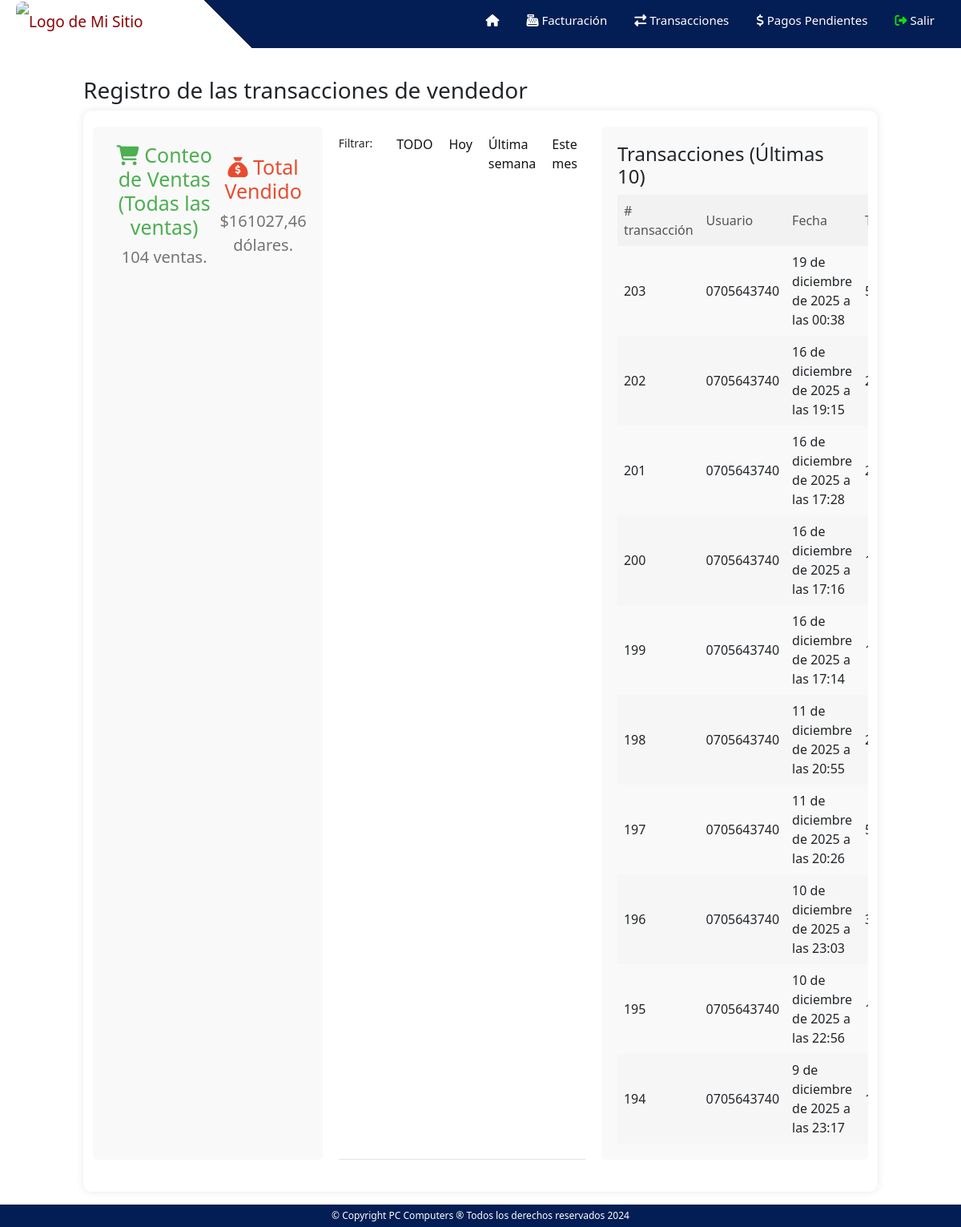
Page /ventas/transacciones (signed in) on the committed database.
### ventas/models.py (models this page shows, shortened)
class Registro(models.Model):
    usuario = models.ForeignKey(User, on_delete=models.SET_NULL, null=True)  # Relaciona con el modelo User de Django
    fecha_hora = models.DateTimeField()  # Guarda la fecha y hora automáticamente al crear el registro
    total_vendido = models.DecimalField(max_digits=10, decimal_places=2)  # Campo para el total vendido en decimal
    total_descuento = models.DecimalField(max_digits=10, decimal_places=2,null=True)  # Campo para el total de descuento en decimal
    numero_factura = models.CharField(max_length=100,null=True)  # Campo para el número de factura
    vendedor_id = models.IntegerField()  # Campo para el ID del vendedor
    tipo_venta = models.CharField(max_length=100,null=True)
    tipo_pago = models.CharField(max_length=100,null=True)
    deuda = models.CharField(max_length=10, default='no')
    adelanto = models.DecimalField(max_digits=10, decimal_places=2,null=True)

### ventas/decorators.py (the view)
    def wrapped_view(request, *args, **kwargs):
        if request.user.is_authenticated and request.user.groups.filter(name='Vendedores').exists():
            return view_func(request, *args, **kwargs)
        else:
            return redirect('/')

### templates/ventas_operador.html (shortened to what this page needs)
{% extends "ventas.html" %}
{% block content %}
{% load static %}
<h3>Registro de las transacciones de {{user}}</h3>
<div class="container">
    <div class="section">
      <div class="sales-info">
        <div class="conteo">
          <h2><i class="fa-solid fa-cart-shopping"></i> Conteo de Ventas {% if option == None%} (Todas las ventas) {% elif option == 'hoy' %} (Ventas de hoy) {% elif option == 'semana' %} (Última semana) {% elif option == 'mes' %} (Este mes) {% elif option == 'todo' %} (Todas las transacciones) {%endif%}</h2>
          {%if transacciones == 1%}
            <p>{{transacciones}} venta.</p>
          {%else%}
            <p>{{transacciones}} ventas.</p>
          {%endif%}
        </div>
        <div class="total">
          <h2><i class="fa-solid fa-sack-dollar"></i> Total Vendido</h2>
          <p>${{total}} dólares.</p>
        </div>
      </div>
    </div>
    <div class="options-container">
      <p class="etiqueta-filtrar">Filtrar: </p>
      <a href="/ventas/transacciones?option=todo" class="option-button" >TODO</a>
      <a href="/ventas/transacciones?option=hoy" class="option-button" >Hoy</a>
      <a href="/ventas/transacciones?option=semana" class="option-button" >Última semana</a>
      <a href="/ventas/transacciones?option=mes" class="option-button" >Este mes</a>
    </div>
    <div class="section table-container">
      <h4>Transacciones {% if option == None%} (Últimas 10) {% elif option == 'hoy' %} (Ventas de hoy) {% elif option == 'semana' %} (Última semana) {% elif option == 'mes' %} (Este mes) {% elif option == 'todo' %} (Todas las transacciones){%endif%}</h4>
      <table>
        <thead>
          <tr>
            <th># transacción</th>
            <th>Usuario</th>
            <th>Fecha</th>
            <th>Total</th>
          </tr>
        </thead>
        <tbody>
          {% for registro in registros%}
            <tr>
              <td>{{registro.id}}</td>
              <td>{{registro.usuario}}</td>
              <td>{{registro.fecha_hora}}</td>
              <td>{{registro.total_vendido}}</td>
            </tr>
          {% endfor %}
        </tbody>
      </table>
    </div>
  </div>
{% endblock %}

### static/css/barraNavegacion.css (style rules this page uses)
* { margin: 0; padding: 0; box-sizing: border-box; list-style: none; text-decoration: none; }

### static/css/piePagina.css (style rules this page uses)
p { font-size: 10px; }

### static/css/ventas_inicio.css (style rules this page uses)
body { font-family: Arial, sans-serif; background-color: #f0f0f0; color: #333; margin: 0; padding: 0; }

### static/css/ventas_transacciones.css (style rules this page uses)
.container { max-width: 800px; margin: 20px auto; padding: 20px; background-color: #fff; border-radius: 10px; box-shadow: 0 0 10px rgba(0, 0, 0, 0.1); }
.section { margin-bottom: 20px; padding: 20px; border-radius: 5px; background-color: #f9f9f9; }
.sales-info { display: flex; justify-content: space-between; align-items: center; }
.conteo h2 { color: #4CAF50; text-align: center; font-size: 25px; }
.conteo i { text-align: center; color: #4CAF50; font-size: 25px; }
.total h2 { color: #e84c30; text-align: center; font-size: 25px; }
.conteo p, .total p { font-size: 20px; text-align: center; color: #747474; }
.table-container { overflow-x: auto; }
table { width: 100%; border-collapse: collapse; }
th, td { padding: 8px; border-bottom: 1px solid #ddd; }
th { background-color: #f2f2f2; color: #555; font-weight: normal; }
tr:nth-child(even) { background-color: #f6f6f6; }
.options-container { margin-top: 10px; margin-bottom: 20px; border-bottom: 1px solid #e3e3e6; display: flex; }
.etiqueta-filtrar { font-size: 14px; padding-right: 20px; }
.option-button { display: inline-block; margin: 0 5px; padding: 0px 5px; text-decoration: none; color: #131313; background-color: transparent; cursor: pointer; font-size: 16px; }

### static/css/operacion.css (style rules this page uses)
.container { display: flex; gap: 20px; }
.container { max-width: 1200px; margin: auto; }

### rows in the picture
Registro: id "203", usuario "0705643740", fecha_hora "19 de diciembre de 2025 a las 00:38"
Registro: id "202", usuario "0705643740", fecha_hora "16 de diciembre de 2025 a las 19:15"
Registro: id "201", usuario "0705643740", fecha_hora "16 de diciembre de 2025 a las 17:28"
Registro: id "200", usuario "0705643740", fecha_hora "16 de diciembre de 2025 a las 17:16"
Registro: id "199", usuario "0705643740", fecha_hora "16 de diciembre de 2025 a las 17:14"
Registro: id "198", usuario "0705643740", fecha_hora "11 de diciembre de 2025 a las 20:55"
Registro: id "197", usuario "0705643740", fecha_hora "11 de diciembre de 2025 a las 20:26"
Registro: id "196", usuario "0705643740", fecha_hora "10 de diciembre de 2025 a las 23:03"
Registro: id "195", usuario "0705643740", fecha_hora "10 de diciembre de 2025 a las 22:56"
Registro: id "194", usuario "0705643740", fecha_hora "9 de diciembre de 2025 a las 23:17"

### other values in the picture
{{ user }} "vendedor"
{{ transacciones }} "104"
{{ total }} "161027,46"
